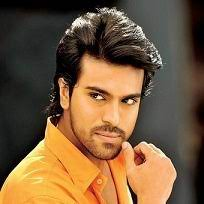
#> input picture model/test_images/ram1.jpg, 204 x 204 px
$ jupyter execute --allow-errors 'image classifier.ipynb'   (shell and % lines are left out)
#> lines starting #> are read from the running program, lines starting #| are printed output that depends on the picture; after the words box and inside, x2 and y2 are one past the last pixel; in counts of white or black regions, pixels touching at a corner belong together
# Celebrity Image Classification

[cell 1]
import numpy as np
import cv2
import matplotlib
from matplotlib import pyplot as plt

# Preprocessing: Detect face and eyes

[cell 2]
img=cv2.imread('./test_images/ram1.jpg')
#> img is the input picture: shape (204, 204, 3); mean B, G, R 60.8, 90.4, 118.8
img.shape
#> Out = (204, 204, 3)

[cell 3]
plt.imshow(img)

[cell 4]
gray=cv2.cvtColor(img,cv2.COLOR_BGR2GRAY)
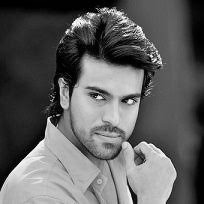
#> gray: shape (204, 204); min 0, max 254, mean 95.5
gray.shape
#> Out = (204, 204)

[cell 5]
gray

[cell 6]
plt.imshow(gray,cmap='gray')

[cell 7]
face_cascade = cv2.CascadeClassifier('./opencv/haarcascades/haarcascade_frontalface_default.xml')
eye_cascade = cv2.CascadeClassifier('./opencv/haarcascades/haarcascade_eye.xml')

faces = face_cascade.detectMultiScale(gray, 1.3, 5)
#> faces = [[67, 64, 89, 89]]
faces
#> Out = [[67, 64, 89, 89]]

[cell 8]
(x,y,w,h) = faces[0]
#> x = 67; y = 64; w = 89; h = 89
x,y,w,h
#> Out = (67, 64, 89, 89)

[cell 9]
face_img = cv2.rectangle(img,(x,y),(x+w,y+h),(255,0,0),2)
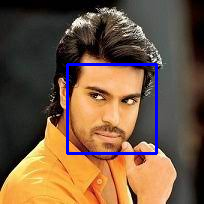
#> face_img: shape (204, 204, 3); mean B, G, R 65.7, 88, 115.3
plt.imshow(face_img)

[cell 10]
cv2.destroyAllWindows()
for (x,y,w,h) in faces:
    face_img = cv2.rectangle(img,(x,y),(x+w,y+h),(255,0,0),2)
    roi_gray = gray[y:y+h, x:x+w]
    roi_color = face_img[y:y+h, x:x+w]
    eyes = eye_cascade.detectMultiScale(roi_gray)
    for (ex,ey,ew,eh) in eyes:
        cv2.rectangle(roi_color,(ex,ey),(ex+ew,ey+eh),(0,0,255),2)
#> this loop made 1 pass
#> (x, y, w, h, eyes) on pass 1: (67, 64, 89, 89, [[17, 18, 28, 28], [48, 24, 23, 23]])
#> pass 1, `roi_gray = gray[y:y+h, x:x+w]`:
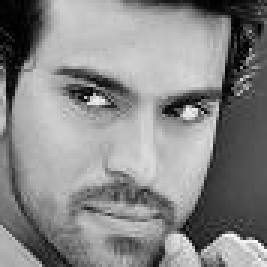
#> roi_gray: shape (89, 89) (shown 3 times larger); min 0, max 252, mean 136
#> pass 1, `roi_color = face_img[y:y+h, x:x+w]`:
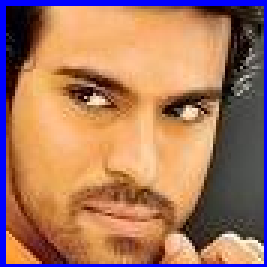
#> roi_color: shape (89, 89, 3) (shown 3 times larger); mean B, G, R 96, 119.4, 167.5
#> after the loop:
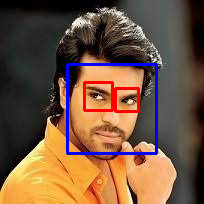
#> img: shape (204, 204, 3); 1.45% of pixels changed, all inside (x1, y1, x2, y2) = (83, 81, 140, 113)
#> after the loop:
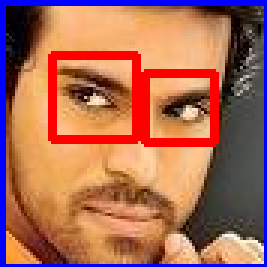
#> roi_color: shape (89, 89, 3) (shown 3 times larger); 7.63% of pixels changed, all inside (x1, y1, x2, y2) = (16, 17, 73, 49)


plt.figure()
plt.imshow(face_img, cmap='gray')
plt.show()

# Preprocessing: Crop the facial region of the image

[cell 11]
plt.imshow(roi_color, cmap='gray')

# (3) Preprocessing: Use wavelet transform as a feature for traning our mode

[cell 12]
import numpy as np
import pywt
import cv2

def w2d(img, mode='haar', level=1):
    imArray = img
    #Datatype conversions
    #convert to grayscale
    imArray = cv2.cvtColor( imArray,cv2.COLOR_RGB2GRAY )
    #convert to float
    imArray =  np.float32(imArray)
    imArray /= 255;
    # compute coefficients
    coeffs=pywt.wavedec2(imArray, mode, level=level)

    #Process Coefficients
    coeffs_H=list(coeffs)
    coeffs_H[0] *= 0;

    # reconstruction
    imArray_H=pywt.waverec2(coeffs_H, mode);
    imArray_H *= 255;
    imArray_H =  np.uint8(imArray_H)

    return imArray_H

#> (a cell that did not finish here is left out)

# (3) Preprocessing: Load image, detect face. If eyes >=2, then save and crop the face region

[cell 14]
def get_cropped_image_if_2_eyes(image_path):
#> called with image_path = './test_images/ram1.jpg'
    img = cv2.imread(image_path)
    gray = cv2.cvtColor(img, cv2.COLOR_BGR2GRAY)
    faces = face_cascade.detectMultiScale(gray, 1.3, 5)
#> faces = [[67, 64, 89, 89]]
    for (x,y,w,h) in faces:
        roi_gray = gray[y:y+h, x:x+w]
        roi_color = img[y:y+h, x:x+w]
        eyes = eye_cascade.detectMultiScale(roi_gray)
        if len(eyes) >= 2:
            return roi_color
#> this loop made 1 pass
#> pass 1, in get_cropped_image_if_2_eyes, `roi_color = img[y:y+h, x:x+w]`:
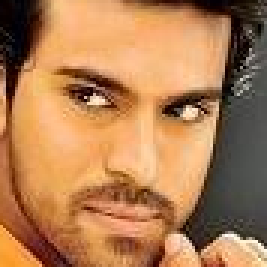
#> roi_color: shape (89, 89, 3) (shown 3 times larger); mean B, G, R 83.2, 125.6, 176.5

[cell 15]
original_image = cv2.imread('./test_images/ram1.jpg')
plt.imshow(original_image)

[cell 16]
cropped_image = get_cropped_image_if_2_eyes('./test_images/ram1.jpg')
plt.imshow(cropped_image)

[cell 17]
org_image_obstructed = cv2.imread('./test_images/ram2.jpg')
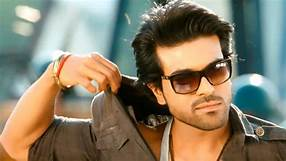
#> input picture model/test_images/ram2.jpg, 286 x 161 px
#> org_image_obstructed is the input picture: shape (161, 286, 3); mean B, G, R 104.2, 125.4, 135.8
plt.imshow(org_image_obstructed)

[cell 18]
cropped_image_no_eyes = get_cropped_image_if_2_eyes('./test_images/ram2.jpg')
#> call 2 of get_cropped_image_if_2_eyes, with image_path = './test_images/ram2.jpg'
#> in get_cropped_image_if_2_eyes (call 2), `gray = cv2.cvtColor(img, cv2.COLOR_BGR2GRAY)`:
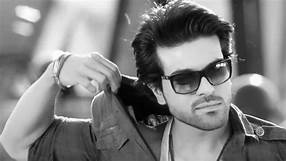
#> gray: shape (161, 286); min 0, max 255, mean 126
#> in get_cropped_image_if_2_eyes (call 2), `faces = face_cascade.detectMultiScale(gray, 1.3, 5)`: faces = ()
cropped_image_no_eyes

[cell 19]
path_to_data = "./dataset/"
path_to_cr_data = "./dataset/cropped/"

[cell 20]
import os
img_dirs = []
#> (the rest of this cell did not finish here and is left out)

[cell 21]
img_dirs

[cell 22]
import shutil
if os.path.exists(path_to_cr_data):
     shutil.rmtree(path_to_cr_data)
os.mkdir(path_to_cr_data)

[cell 23]
cropped_image_dirs = []
celebrity_file_names_dict = {}
for img_dir in img_dirs:
    count = 1
    celebrity_name = img_dir.split('/')[-1]
    celebrity_file_names_dict[celebrity_name] = []
    for entry in os.scandir(img_dir):
        roi_color = get_cropped_image_if_2_eyes(entry.path)
        if roi_color is not None:
            cropped_folder = path_to_cr_data + celebrity_name
            if not os.path.exists(cropped_folder):
                os.makedirs(cropped_folder)
                cropped_image_dirs.append(cropped_folder)
                print("Generating cropped images in folder: ",cropped_folder)
            cropped_file_name = celebrity_name + str(count) + ".png"
            cropped_file_path = cropped_folder + "/" + cropped_file_name
            cv2.imwrite(cropped_file_path, roi_color)
            celebrity_file_names_dict[celebrity_name].append(cropped_file_path)
            count += 1

# Now you should have cropped folder under datasets folder that contains cropped images
Manually examine cropped folder and delete any unwanted images¶

[cell 24]
celebrity_file_names_dict = {}
for img_dir in cropped_image_dirs:
    celebrity_name = img_dir.split('/')[-1]
    file_list = []
    for entry in os.scandir(img_dir):
        file_list.append(entry.path)
    celebrity_file_names_dict[celebrity_name] = file_list
celebrity_file_names_dict

[cell 25]
class_dict = {}
count = 0
for celebrity_name in celebrity_file_names_dict.keys():
    class_dict[celebrity_name] = count
    count = count + 1
class_dict
